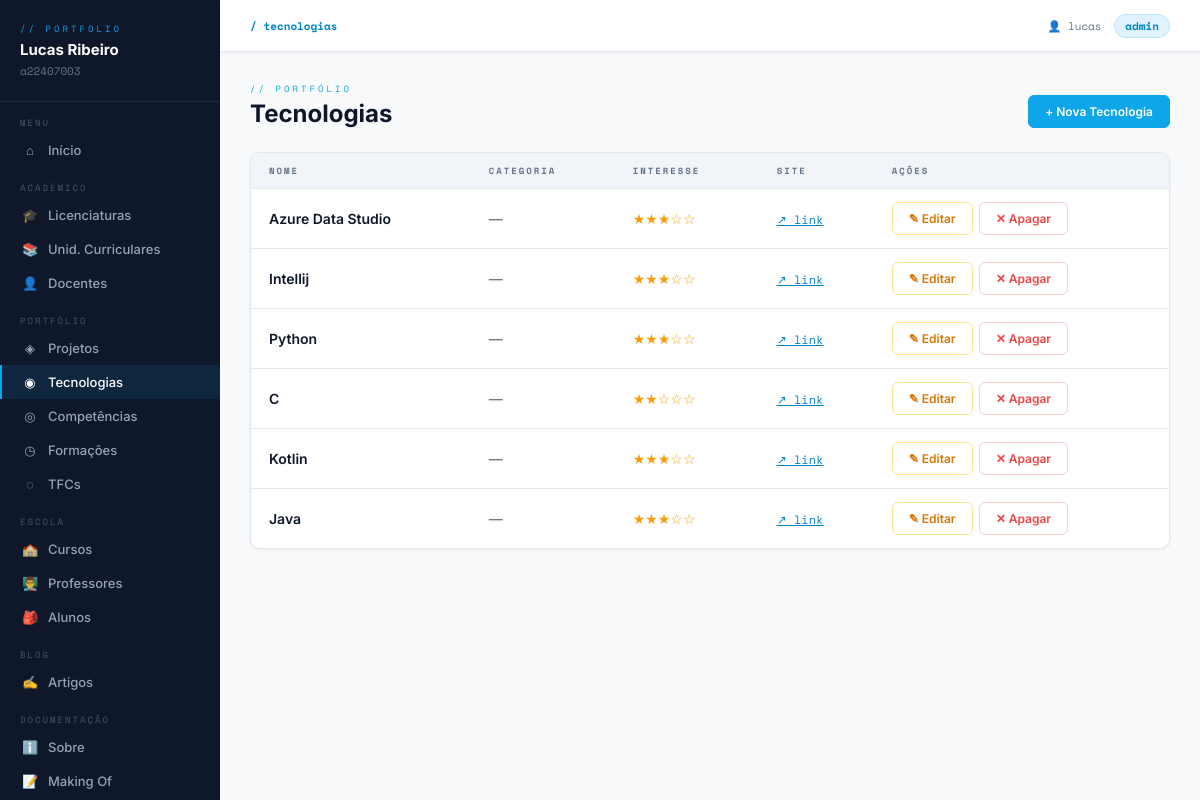
/tecnologias/ (signed in), run on an earlier commit of the app's database.
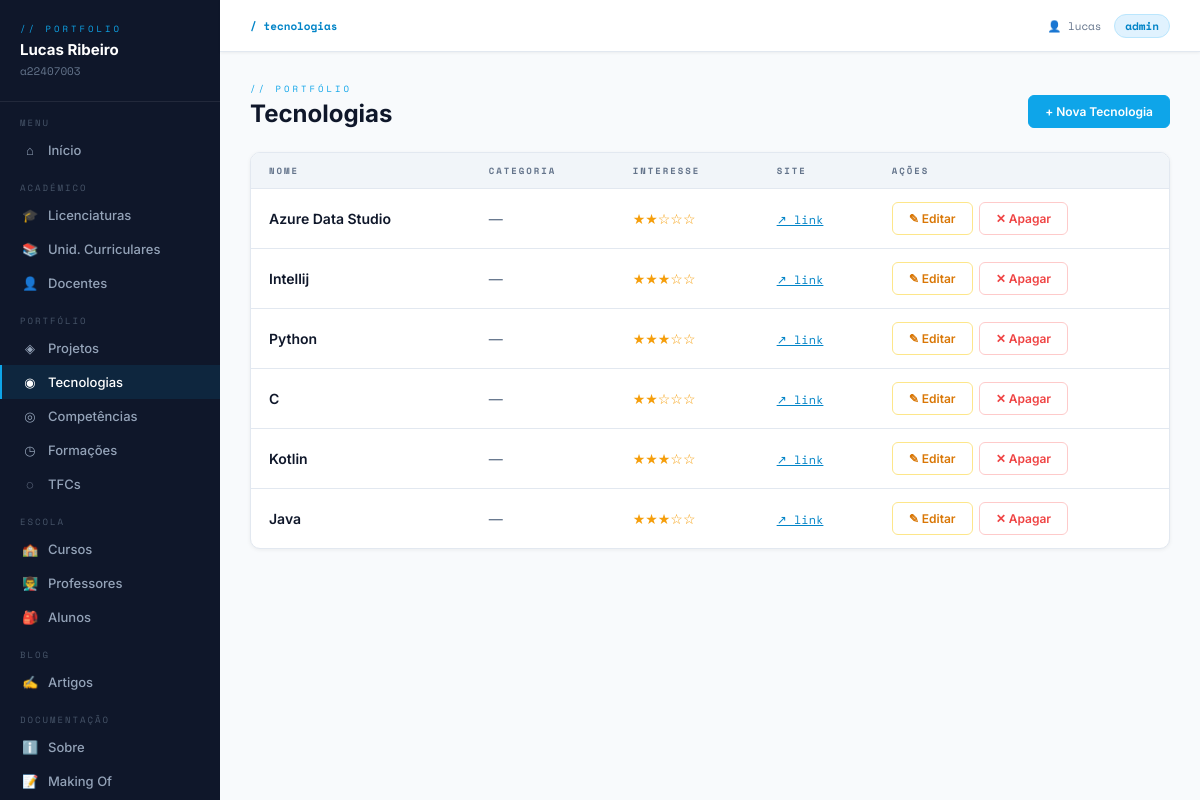
And on a later commit of the database.
### portfolio/models.py (models this page shows, shortened)
class Tecnologia(models.Model):
    CATEGORIAS = [
        ('linguagem', 'Linguagem'),
    ('framework', 'Framework'),
    ('ferramenta', 'Ferramenta'),
    ('base_dados', 'Base de Dados'),
    ('devops', 'DevOps'),
]
    categoria = models.CharField(max_length=20, choices=CATEGORIAS, blank=True)
    nome = models.CharField(max_length=100)
    descricao = models.TextField(blank=True)
    logo = models.ImageField(upload_to='tecnologias/', blank=True)
    url_site = models.URLField(blank=True)
    nivel_interesse = models.IntegerField(default=3)

### portfolio/views.py (the view)
# urls.py: path('tecnologias/', views.tecnologias_list, name='tecnologias_list'),
def tecnologias_list(request):
    return render(request, 'portfolio/tecnologias_list.html', {'tecnologias': Tecnologia.objects.all()})

### portfolio/templates/portfolio/tecnologias_list.html (shortened to what this page needs)
{% extends 'portfolio/base.html' %}
{% load grupo_tags %}
{% block nav_tec %}active{% endblock %}
{% block breadcrumb %}<b>/ tecnologias</b>{% endblock %}
{% block content %}
<div class="page-header">
    <div>
        <div class="page-label">// portfólio</div>
        <div class="page-title">Tecnologias</div>
    </div>
    {% if request.user.is_authenticated and request.user|no_grupo:'gestor-portfolio' %}
        <a href="/tecnologias/nova/" class="btn btn-primary">+ Nova Tecnologia</a>
    {% endif %}
</div>
<div class="card">
    <table>
        <thead>
            <tr>
                <th>Nome</th><th>Categoria</th><th>Interesse</th><th>Site</th>
                {% if request.user.is_authenticated and request.user|no_grupo:'gestor-portfolio' %}
                    <th>Ações</th>
                {% endif %}
            </tr>
        </thead>
        <tbody>
        {% for t in tecnologias %}
            <tr>
                <td class="text-dark">{{ t.nome }}</td>
                <td>{% if t.get_categoria_display %}<span class="badge badge-cyan">{{ t.get_categoria_display }}</span>{% else %}<span class="text-muted">—</span>{% endif %}</td>
                <td><span class="stars">{% for i in "12345" %}{% if forloop.counter <= t.nivel_interesse %}★{% else %}☆{% endif %}{% endfor %}</span></td>
                <td>{% if t.url_site %}<a href="{{ t.url_site }}" target="_blank" class="link-accent">↗ link</a>{% else %}<span class="text-muted">—</span>{% endif %}</td>
                {% if request.user.is_authenticated and request.user|no_grupo:'gestor-portfolio' %}
                <td><div class="actions">
                    <a href="/tecnologias/{{ t.pk }}/editar/" class="btn btn-edit">✎ Editar</a>
                    <a href="/tecnologias/{{ t.pk }}/apagar/" class="btn btn-del">✕ Apagar</a>
                </div></td>
                {% endif %}
            </tr>
        {% empty %}
            <tr><td colspan="5"><div class="empty"><span>◉</span>Nenhuma tecnologia adicionada ainda.</div></td></tr>
        {% endfor %}
        </tbody>
    </table>
</div>
{% endblock %}

What changed in the data, as far as the page shows it:
changed Tecnologia "Azure Data Studio": nivel_interesse 3 → 2 (drawn)
